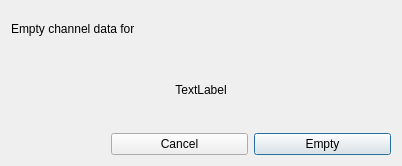
<?xml version="1.0" encoding="UTF-8"?>
<ui version="4.0">
 <class>CClearChannelContentConfirmationDlg</class>
 <widget class="QDialog" name="CClearChannelContentConfirmationDlg">
  <property name="geometry">
   <rect>
    <x>0</x>
    <y>0</y>
    <width>402</width>
    <height>166</height>
   </rect>
  </property>
  <property name="sizePolicy">
   <sizepolicy hsizetype="MinimumExpanding" vsizetype="MinimumExpanding">
    <horstretch>0</horstretch>
    <verstretch>0</verstretch>
   </sizepolicy>
  </property>
  <property name="windowTitle">
   <string>Empty Channel</string>
  </property>
  <layout class="QGridLayout" name="gridLayout">
   <item row="0" column="0">
    <layout class="QVBoxLayout" name="verticalLayout">
     <item>
      <widget class="QLabel" name="labelMessage">
       <property name="text">
        <string>Empty channel data for </string>
       </property>
      </widget>
     </item>
     <item>
      <spacer name="verticalSpacer">
       <property name="orientation">
        <enum>Qt::Vertical</enum>
       </property>
       <property name="sizeType">
        <enum>QSizePolicy::Fixed</enum>
       </property>
       <property name="sizeHint" stdset="0">
        <size>
         <width>20</width>
         <height>20</height>
        </size>
       </property>
      </spacer>
     </item>
     <item>
      <widget class="QLabel" name="labelChannelName">
       <property name="text">
        <string>TextLabel</string>
       </property>
       <property name="alignment">
        <set>Qt::AlignCenter</set>
       </property>
      </widget>
     </item>
     <item>
      <spacer name="verticalSpacer_2">
       <property name="orientation">
        <enum>Qt::Vertical</enum>
       </property>
       <property name="sizeType">
        <enum>QSizePolicy::Fixed</enum>
       </property>
       <property name="sizeHint" stdset="0">
        <size>
         <width>20</width>
         <height>20</height>
        </size>
       </property>
      </spacer>
     </item>
     <item>
      <layout class="QHBoxLayout" name="horizontalLayout">
       <item>
        <spacer name="horizontalSpacer">
         <property name="orientation">
          <enum>Qt::Horizontal</enum>
         </property>
         <property name="sizeType">
          <enum>QSizePolicy::Fixed</enum>
         </property>
         <property name="sizeHint" stdset="0">
          <size>
           <width>100</width>
           <height>20</height>
          </size>
         </property>
        </spacer>
       </item>
       <item>
        <widget class="QPushButton" name="btnCancel">
         <property name="text">
          <string>Cancel</string>
         </property>
        </widget>
       </item>
       <item>
        <widget class="QPushButton" name="btnEmptyChannel">
         <property name="text">
          <string>Empty</string>
         </property>
         <property name="default">
          <bool>true</bool>
         </property>
        </widget>
       </item>
      </layout>
     </item>
    </layout>
   </item>
  </layout>
 </widget>
 <resources/>
 <connections/>
</ui>
